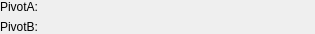
<?xml version="1.0" encoding="UTF-8"?>
<ui version="4.0">
 <class>BallAndSocket</class>
 <widget class="QWidget" name="BallAndSocket">
  <property name="geometry">
   <rect>
    <x>0</x>
    <y>0</y>
    <width>315</width>
    <height>30</height>
   </rect>
  </property>
  <property name="windowTitle">
   <string>Form</string>
  </property>
  <layout class="QFormLayout" name="formLayout">
   <property name="leftMargin">
    <number>0</number>
   </property>
   <property name="topMargin">
    <number>0</number>
   </property>
   <property name="rightMargin">
    <number>0</number>
   </property>
   <property name="bottomMargin">
    <number>0</number>
   </property>
   <item row="0" column="0">
    <widget class="QLabel" name="label">
     <property name="text">
      <string>PivotA:</string>
     </property>
    </widget>
   </item>
   <item row="0" column="1">
    <widget class="Vec3Setter" name="widgetPivotA" native="true"/>
   </item>
   <item row="1" column="0">
    <widget class="QLabel" name="label_2">
     <property name="text">
      <string>PivotB:</string>
     </property>
    </widget>
   </item>
   <item row="1" column="1">
    <widget class="Vec3Setter" name="widgetPivotB" native="true"/>
   </item>
  </layout>
 </widget>
 <customwidgets>
  <customwidget>
   <class>Vec3Setter</class>
   <extends>QWidget</extends>
   <header>vec3setter.h</header>
   <container>1</container>
  </customwidget>
 </customwidgets>
 <resources/>
 <connections/>
</ui>
